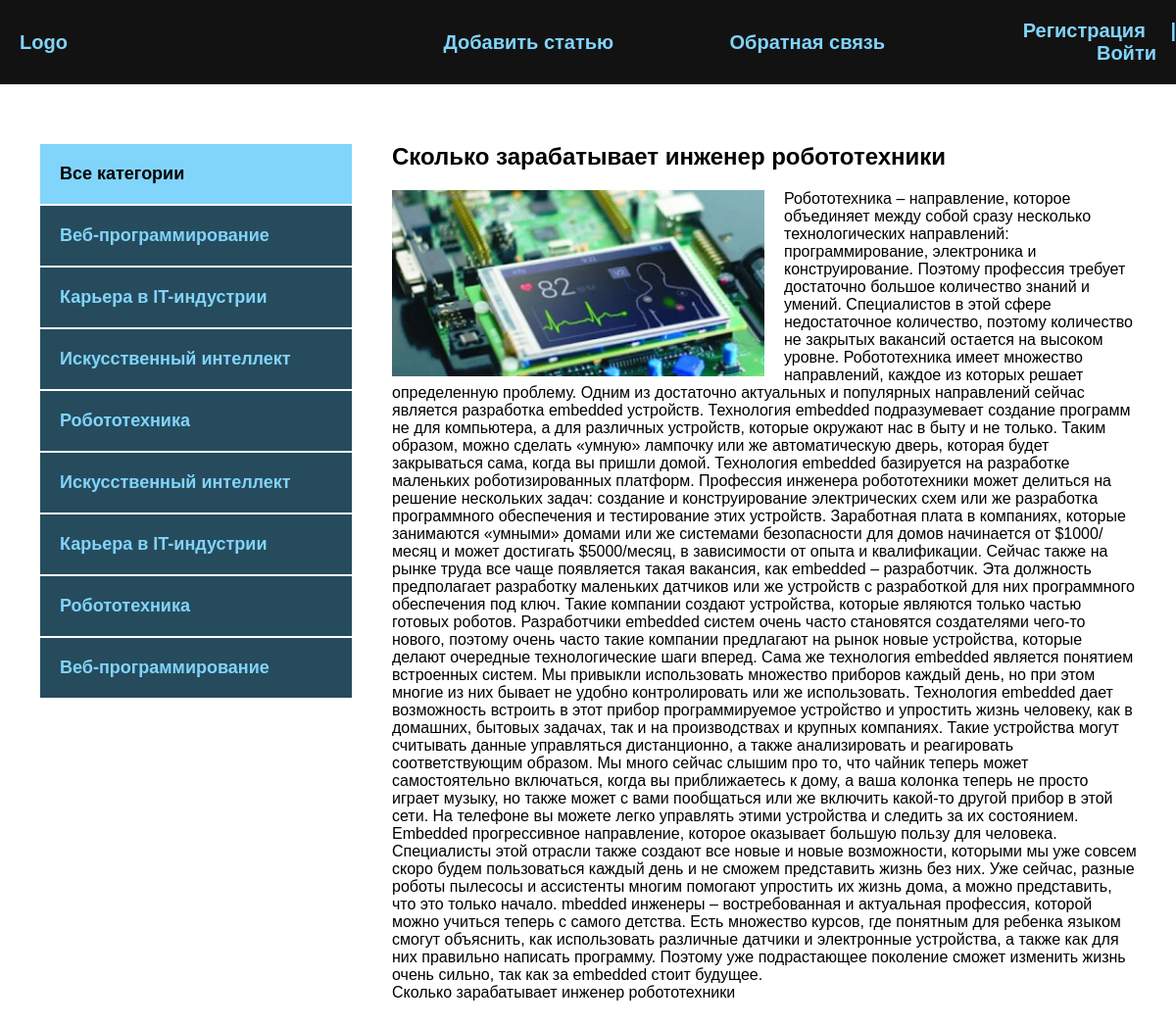
The page /post/skolko-zarabatyvaet-inzhener-robototehniki/ on the database its author committed.
### blog/models.py (models this page shows, shortened)
class Category(models.Model):
    name = models.CharField(max_length=100, verbose_name='Категория')
    slug = models.SlugField(max_length=100, unique=True, verbose_name='URL')
    def get_absolute_url(self):
        return reverse('category', kwargs={'cat_slug': self.slug})
    class Meta:
        verbose_name = 'Категорию'
        verbose_name_plural = 'Категории'

class Blog(models.Model):
    title = models.CharField(max_length=255, verbose_name='Название')
    slug = models.SlugField(max_length=255, unique=True, verbose_name='URL')
    content = models.TextField(blank=True, verbose_name='Контент')
    photo = models.ImageField(upload_to="photos/%Y/%m/%d/", blank=True, verbose_name='Фото')
    time_created = models.DateTimeField(auto_now_add=True, verbose_name='Дата публикации')
    time_update = models.DateTimeField(auto_now=True, verbose_name='Дата обновления')
    is_published = models.BooleanField(default=True, verbose_name='Опубликовано')
    cat = models.ForeignKey('Category', on_delete=models.PROTECT, verbose_name='Категория')
    def __str__(self):
        return self.title
    class Meta:
        verbose_name = 'Новость'
        verbose_name_plural = 'Новости'
        ordering = ['-time_created']

### blog/views.py (the view)
# urls.py: path('post/<slug:post_slug>/', ShowPost.as_view(), name='post'),
class ShowPost(DataMixin, DetailView):
    model = Blog
    template_name = 'blog/post.html'
    context_object_name = 'post'
    slug_url_kwarg = 'post_slug'
    def get_context_data(self, *, object_list=None, **kwargs):
        context = super().get_context_data(**kwargs)
        c_def = self.get_user_context(title=context['post'])
        return dict(list(context.items()) + list(c_def.items()))

### blog/templatetags/blog_tags.py (called while the page is built)
@register.inclusion_tag('blog/list_categories.html')
def show_categories(sort=None, cat_selected=0):
    if not sort:
        cats = Category.objects.all()
    else:
        cats = Category.objects.order_by(sort)
    return {'cats': cats, 'cat_selected': cat_selected}

### blog/utils.py (called while the page is built)
    def get_user_context(self, **kwargs):
        context = kwargs
        cats = Category.objects.annotate(Count('blog'))
        user_menu = menu.copy()
        if not self.request.user.is_authenticated:
            user_menu.pop(0)
        context['menu'] = menu
        context['cats'] = cats
        if 'cat_selected' not in context:
            context['cat_selected'] = 0
        return context

### blog/templates/blog/post.html
{% extends 'blog/base.html' %}
{% block content %}
<div class="post">
    <h2>{{ post.title }}</h2>
    {% if post.photo %}
    <img class="image" src="{{ post.photo.url }}">
    {% endif %}
    {{ post.content|safe }}
</div>
{{ post.title }}
{% endblock %}

### blog/templates/blog/base.html (shortened to what this page needs)
<!DOCTYPE html>
{% load static %}
{% load blog_tags %}
<html lang="en">
<head>
    <link rel="stylesheet" href="{% static 'css/style.css' %}">
</head>
<body>
    <div class="header">
        <div class="wrap">
            <ul class="mainmenu">
                <li class="logo"><a href="{% url 'index' %}">Logo</a></li>
                {% for m in menu %}
                <li class="last"><a href="{% url m.url_name %}">{{ m.title }}</a></li>
                {% endfor %}
                {% if request.user_is_authenticated %}
                <li class="last">{{ user.username }} | <a href="">Выйти</a></li>
                {% else %}
                <li class="last">
                    <a href="{% url 'register' %}">Регистрация</a> | <a href="{% url 'login' %}">Войти</a>
                </li>
                {% endif %}
            </ul>
        </div>
    </div>
    <div class="content">
        <div class="wrap">
            <div class="sidebar">
                <ul>
                    {% if cat_selected == 0 %}
                    <li class="selected">Все категории</li>
                    {% else %}
                    <li><a href="{% url 'index' %}">Все категории</a></li>
                    {% endif %}
                    {% show_categories cat_selected=cat_selected %}
                    {% for c in cats %}
                        {% if c.blog__count > 0 %}
                            {% if c.pk == cat_selected %}
                            <li class="selected">{{ c.name }}</li>
                            {% else %}
                            <li><a href="{{ c.get_absolute_url }}">{{ c.name }}</a></li>
                            {% endif %}
                        {% endif %}
                    {% endfor %}
                </ul>
            </div>
            <div class="main">
                {% block content %}
                {% endblock %}
            </div>
        </div>
    </div>
</body>
</html>

### blog/templates/blog/list_categories.html
{% for c in cats %}
    {% if c.pk == cat_selected %}
    <li class="selected">{{ c.name }}</li>
    {% else %}
    <li><a href="{{ c.get_absolute_url }}">{{ c.name }}</a></li>
    {% endif %}
{% endfor %}

### blog/static/css/style.css (style rules this page uses)
body { padding: 0; margin: 0; background: #264b5d; font-family: Verdana, Geneva, Tahoma, sans-serif; }
.wrap { max-width: 1200px; margin: 0 auto; }
.content .wrap { background: #FFF; padding: 40px; box-sizing: border-box; display: flex; }
ul { list-style: none; margin: 0; padding: 0; }
a { color: #81d4fa; text-decoration: none; padding: 20px; }
.header { background: #121212; }
.mainmenu { display: flex; font-size: 20px; font-weight: bold; padding: 20px 0; align-items: center; justify-content: space-between; }
.logo { flex-basis: 40%; }
.last { flex-basis: 30%; text-align: right; color: #81d4fa; }
.sidebar ul { width: 320px; margin-right: 40px; margin-top: 20px; }
.sidebar a { padding: 20px; display: block; border: 1px solid #FFF; background: #264b5d; font-weight: bold; font-size: 18px; }
.selected { font-size: 18px; padding: 20px; border: 1px solid #FFF; background: #81d4fa; font-weight: bold; }
.image { float: left; margin-right: 20px; max-width: 50%; }
.post { font-size: 16px; }
.last a { display: inline; }

### rows shown on the page
Category: name "Веб-программирование"
Category: name "Карьера в IT-индустрии"
Category: name "Искусственный интеллект"
Category: name "Робототехника"
Blog: title "Сколько зарабатывает инженер робототехники", photo (picture), content "Робототехника – направление, которое объединяет между собой сразу несколько технологических направлений: программирование, электроника и конструирование. Поэтому профессия требует достаточно большое количество знаний и умений. Специалистов в этой сфере недостаточное количество, поэтому количество не закрытых вакансий остается на высоком уровне. Робототехника имеет множество направлений, каждое из которых решает определенную проблему. Одним из достаточно актуальных и популярных направлений сейчас является разработка embedded устройств. Технология embedded подразумевает создание программ не для компьютера, а для различных устройств, которые окружают нас в быту и не только. Таким образом,…"

### other values the page prints
{{ m.title }} "Добавить статью" "Обратная связь"
